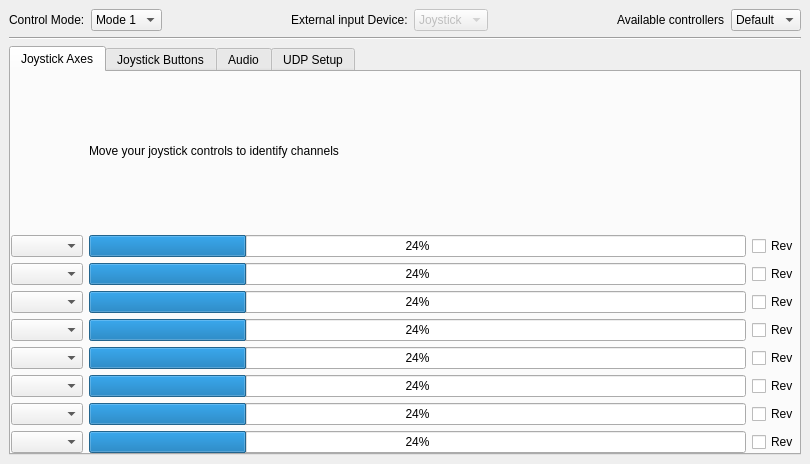
<?xml version="1.0" encoding="UTF-8"?>
<ui version="4.0">
 <class>GCSControlGadgetOptionsPage</class>
 <widget class="QWidget" name="GCSControlGadgetOptionsPage">
  <property name="geometry">
   <rect>
    <x>0</x>
    <y>0</y>
    <width>810</width>
    <height>464</height>
   </rect>
  </property>
  <property name="sizePolicy">
   <sizepolicy hsizetype="Expanding" vsizetype="Expanding">
    <horstretch>0</horstretch>
    <verstretch>0</verstretch>
   </sizepolicy>
  </property>
  <property name="windowTitle">
   <string>Form</string>
  </property>
  <layout class="QVBoxLayout" name="verticalLayout_6">
   <property name="margin">
    <number>0</number>
   </property>
   <item>
    <widget class="QScrollArea" name="scrollArea">
     <property name="frameShape">
      <enum>QFrame::NoFrame</enum>
     </property>
     <property name="frameShadow">
      <enum>QFrame::Plain</enum>
     </property>
     <property name="widgetResizable">
      <bool>true</bool>
     </property>
     <widget class="QWidget" name="scrollAreaWidgetContents_2">
      <property name="geometry">
       <rect>
        <x>0</x>
        <y>0</y>
        <width>810</width>
        <height>464</height>
       </rect>
      </property>
      <layout class="QVBoxLayout" name="verticalLayout">
       <property name="margin">
        <number>0</number>
       </property>
       <item>
        <widget class="QWidget" name="widget" native="true">
         <layout class="QVBoxLayout" name="verticalLayout_4">
          <item>
           <layout class="QHBoxLayout" name="horizontalLayout">
            <item>
             <widget class="QLabel" name="label">
              <property name="text">
               <string>Control Mode:</string>
              </property>
             </widget>
            </item>
            <item>
             <widget class="QComboBox" name="controlsMode">
              <item>
               <property name="text">
                <string>Mode 1</string>
               </property>
              </item>
              <item>
               <property name="text">
                <string>Mode 2</string>
               </property>
              </item>
              <item>
               <property name="text">
                <string>Mode 3</string>
               </property>
              </item>
              <item>
               <property name="text">
                <string>Mode 4</string>
               </property>
              </item>
             </widget>
            </item>
            <item>
             <spacer name="horizontalSpacer">
              <property name="orientation">
               <enum>Qt::Horizontal</enum>
              </property>
              <property name="sizeHint" stdset="0">
               <size>
                <width>40</width>
                <height>20</height>
               </size>
              </property>
             </spacer>
            </item>
            <item>
             <widget class="QLabel" name="label_2">
              <property name="text">
               <string>External input Device:</string>
              </property>
             </widget>
            </item>
            <item>
             <widget class="QComboBox" name="comboBox">
              <property name="enabled">
               <bool>false</bool>
              </property>
              <property name="toolTip">
               <string>Only joystick is implemented at this stage, so this control is disabled.</string>
              </property>
              <item>
               <property name="text">
                <string>Joystick</string>
               </property>
              </item>
              <item>
               <property name="text">
                <string>Audio</string>
               </property>
              </item>
             </widget>
            </item>
            <item>
             <spacer name="horizontalSpacer_2">
              <property name="orientation">
               <enum>Qt::Horizontal</enum>
              </property>
              <property name="sizeHint" stdset="0">
               <size>
                <width>40</width>
                <height>20</height>
               </size>
              </property>
             </spacer>
            </item>
            <item>
             <widget class="QLabel" name="label_5">
              <property name="text">
               <string>Available controllers</string>
              </property>
             </widget>
            </item>
            <item>
             <widget class="QComboBox" name="AvailableControllerList">
              <property name="enabled">
               <bool>true</bool>
              </property>
              <item>
               <property name="text">
                <string>Default</string>
               </property>
              </item>
             </widget>
            </item>
           </layout>
          </item>
          <item>
           <widget class="Line" name="line">
            <property name="orientation">
             <enum>Qt::Horizontal</enum>
            </property>
           </widget>
          </item>
          <item>
           <widget class="QTabWidget" name="UDPSetup">
            <property name="currentIndex">
             <number>0</number>
            </property>
            <widget class="QWidget" name="tabWidgetPage2">
             <attribute name="title">
              <string>Joystick Axes</string>
             </attribute>
             <layout class="QVBoxLayout" name="verticalLayout_3" stretch="1">
              <property name="margin">
               <number>0</number>
              </property>
              <item>
               <layout class="QGridLayout" name="gridLayout_2">
                <item row="2" column="0">
                 <widget class="QComboBox" name="channel0"/>
                </item>
                <item row="2" column="2">
                 <widget class="QCheckBox" name="revCheckBox_1">
                  <property name="text">
                   <string>Rev</string>
                  </property>
                 </widget>
                </item>
                <item row="3" column="2">
                 <widget class="QCheckBox" name="revCheckBox_2">
                  <property name="text">
                   <string>Rev</string>
                  </property>
                 </widget>
                </item>
                <item row="3" column="0">
                 <widget class="QComboBox" name="channel1"/>
                </item>
                <item row="4" column="0">
                 <widget class="QComboBox" name="channel2"/>
                </item>
                <item row="5" column="0">
                 <widget class="QComboBox" name="channel3"/>
                </item>
                <item row="6" column="0">
                 <widget class="QComboBox" name="channel4"/>
                </item>
                <item row="7" column="0">
                 <widget class="QComboBox" name="channel5"/>
                </item>
                <item row="8" column="0">
                 <widget class="QComboBox" name="channel6"/>
                </item>
                <item row="9" column="0">
                 <widget class="QComboBox" name="channel7"/>
                </item>
                <item row="3" column="1">
                 <widget class="QProgressBar" name="joyCh1">
                  <property name="value">
                   <number>24</number>
                  </property>
                 </widget>
                </item>
                <item row="2" column="1">
                 <widget class="QProgressBar" name="joyCh0">
                  <property name="value">
                   <number>24</number>
                  </property>
                 </widget>
                </item>
                <item row="4" column="1">
                 <widget class="QProgressBar" name="joyCh2">
                  <property name="value">
                   <number>24</number>
                  </property>
                 </widget>
                </item>
                <item row="5" column="1">
                 <widget class="QProgressBar" name="joyCh3">
                  <property name="value">
                   <number>24</number>
                  </property>
                 </widget>
                </item>
                <item row="6" column="1">
                 <widget class="QProgressBar" name="joyCh4">
                  <property name="value">
                   <number>24</number>
                  </property>
                 </widget>
                </item>
                <item row="7" column="1">
                 <widget class="QProgressBar" name="joyCh5">
                  <property name="value">
                   <number>24</number>
                  </property>
                 </widget>
                </item>
                <item row="8" column="1">
                 <widget class="QProgressBar" name="joyCh6">
                  <property name="value">
                   <number>24</number>
                  </property>
                 </widget>
                </item>
                <item row="9" column="1">
                 <widget class="QProgressBar" name="joyCh7">
                  <property name="value">
                   <number>24</number>
                  </property>
                 </widget>
                </item>
                <item row="4" column="2">
                 <widget class="QCheckBox" name="revCheckBox_3">
                  <property name="text">
                   <string>Rev</string>
                  </property>
                 </widget>
                </item>
                <item row="5" column="2">
                 <widget class="QCheckBox" name="revCheckBox_4">
                  <property name="text">
                   <string>Rev</string>
                  </property>
                 </widget>
                </item>
                <item row="6" column="2">
                 <widget class="QCheckBox" name="revCheckBox_5">
                  <property name="text">
                   <string>Rev</string>
                  </property>
                 </widget>
                </item>
                <item row="7" column="2">
                 <widget class="QCheckBox" name="revCheckBox_6">
                  <property name="text">
                   <string>Rev</string>
                  </property>
                 </widget>
                </item>
                <item row="8" column="2">
                 <widget class="QCheckBox" name="revCheckBox_7">
                  <property name="text">
                   <string>Rev</string>
                  </property>
                 </widget>
                </item>
                <item row="9" column="2">
                 <widget class="QCheckBox" name="revCheckBox_8">
                  <property name="text">
                   <string>Rev</string>
                  </property>
                 </widget>
                </item>
                <item row="1" column="1">
                 <widget class="QLabel" name="label_3">
                  <property name="text">
                   <string>Move your joystick controls to identify channels</string>
                  </property>
                 </widget>
                </item>
               </layout>
              </item>
             </layout>
            </widget>
            <widget class="QWidget" name="tab">
             <attribute name="title">
              <string>Joystick Buttons</string>
             </attribute>
             <layout class="QVBoxLayout" name="verticalLayout_2">
              <property name="spacing">
               <number>2</number>
              </property>
              <property name="margin">
               <number>3</number>
              </property>
              <item>
               <widget class="QLabel" name="label_4">
                <property name="sizePolicy">
                 <sizepolicy hsizetype="Preferred" vsizetype="Fixed">
                  <horstretch>0</horstretch>
                  <verstretch>0</verstretch>
                 </sizepolicy>
                </property>
                <property name="text">
                 <string>Press buttons on controller to identify mappings</string>
                </property>
                <property name="alignment">
                 <set>Qt::AlignCenter</set>
                </property>
               </widget>
              </item>
              <item>
               <layout class="QGridLayout" name="gridLayout_3">
                <property name="horizontalSpacing">
                 <number>6</number>
                </property>
                <property name="verticalSpacing">
                 <number>4</number>
                </property>
                <item row="0" column="5">
                 <widget class="QDoubleSpinBox" name="buttonAmount0">
                  <property name="sizePolicy">
                   <sizepolicy hsizetype="Preferred" vsizetype="Fixed">
                    <horstretch>0</horstretch>
                    <verstretch>0</verstretch>
                   </sizepolicy>
                  </property>
                  <property name="decimals">
                   <number>2</number>
                  </property>
                  <property name="minimum">
                   <double>0.000000000000000</double>
                  </property>
                  <property name="maximum">
                   <double>1.000000000000000</double>
                  </property>
                  <property name="singleStep">
                   <double>0.100000000000000</double>
                  </property>
                  <property name="value">
                   <double>0.100000000000000</double>
                  </property>
                 </widget>
                </item>
                <item row="1" column="5">
                 <widget class="QDoubleSpinBox" name="buttonAmount1">
                  <property name="sizePolicy">
                   <sizepolicy hsizetype="Preferred" vsizetype="Fixed">
                    <horstretch>0</horstretch>
                    <verstretch>0</verstretch>
                   </sizepolicy>
                  </property>
                  <property name="decimals">
                   <number>2</number>
                  </property>
                  <property name="minimum">
                   <double>0.000000000000000</double>
                  </property>
                  <property name="maximum">
                   <double>1.000000000000000</double>
                  </property>
                  <property name="singleStep">
                   <double>0.100000000000000</double>
                  </property>
                  <property name="value">
                   <double>0.100000000000000</double>
                  </property>
                 </widget>
                </item>
                <item row="2" column="5">
                 <widget class="QDoubleSpinBox" name="buttonAmount2">
                  <property name="sizePolicy">
                   <sizepolicy hsizetype="Preferred" vsizetype="Fixed">
                    <horstretch>0</horstretch>
                    <verstretch>0</verstretch>
                   </sizepolicy>
                  </property>
                  <property name="decimals">
                   <number>2</number>
                  </property>
                  <property name="minimum">
                   <double>0.000000000000000</double>
                  </property>
                  <property name="maximum">
                   <double>1.000000000000000</double>
                  </property>
                  <property name="singleStep">
                   <double>0.100000000000000</double>
                  </property>
                  <property name="value">
                   <double>0.100000000000000</double>
                  </property>
                 </widget>
                </item>
                <item row="3" column="5">
                 <widget class="QDoubleSpinBox" name="buttonAmount3">
                  <property name="sizePolicy">
                   <sizepolicy hsizetype="Preferred" vsizetype="Fixed">
                    <horstretch>0</horstretch>
                    <verstretch>0</verstretch>
                   </sizepolicy>
                  </property>
                  <property name="decimals">
                   <number>2</number>
                  </property>
                  <property name="minimum">
                   <double>0.000000000000000</double>
                  </property>
                  <property name="maximum">
                   <double>1.000000000000000</double>
                  </property>
                  <property name="singleStep">
                   <double>0.100000000000000</double>
                  </property>
                  <property name="value">
                   <double>0.100000000000000</double>
                  </property>
                 </widget>
                </item>
                <item row="4" column="5">
                 <widget class="QDoubleSpinBox" name="buttonAmount4">
                  <property name="sizePolicy">
                   <sizepolicy hsizetype="Preferred" vsizetype="Fixed">
                    <horstretch>0</horstretch>
                    <verstretch>0</verstretch>
                   </sizepolicy>
                  </property>
                  <property name="decimals">
                   <number>2</number>
                  </property>
                  <property name="minimum">
                   <double>0.000000000000000</double>
                  </property>
                  <property name="maximum">
                   <double>1.000000000000000</double>
                  </property>
                  <property name="singleStep">
                   <double>0.100000000000000</double>
                  </property>
                  <property name="value">
                   <double>0.100000000000000</double>
                  </property>
                 </widget>
                </item>
                <item row="5" column="5">
                 <widget class="QDoubleSpinBox" name="buttonAmount5">
                  <property name="sizePolicy">
                   <sizepolicy hsizetype="Preferred" vsizetype="Fixed">
                    <horstretch>0</horstretch>
                    <verstretch>0</verstretch>
                   </sizepolicy>
                  </property>
                  <property name="decimals">
                   <number>2</number>
                  </property>
                  <property name="minimum">
                   <double>0.000000000000000</double>
                  </property>
                  <property name="maximum">
                   <double>1.000000000000000</double>
                  </property>
                  <property name="singleStep">
                   <double>0.100000000000000</double>
                  </property>
                  <property name="value">
                   <double>0.100000000000000</double>
                  </property>
                 </widget>
                </item>
                <item row="6" column="5">
                 <widget class="QDoubleSpinBox" name="buttonAmount6">
                  <property name="sizePolicy">
                   <sizepolicy hsizetype="Preferred" vsizetype="Fixed">
                    <horstretch>0</horstretch>
                    <verstretch>0</verstretch>
                   </sizepolicy>
                  </property>
                  <property name="decimals">
                   <number>2</number>
                  </property>
                  <property name="minimum">
                   <double>0.000000000000000</double>
                  </property>
                  <property name="maximum">
                   <double>1.000000000000000</double>
                  </property>
                  <property name="singleStep">
                   <double>0.100000000000000</double>
                  </property>
                  <property name="value">
                   <double>0.100000000000000</double>
                  </property>
                 </widget>
                </item>
                <item row="7" column="5">
                 <widget class="QDoubleSpinBox" name="buttonAmount7">
                  <property name="sizePolicy">
                   <sizepolicy hsizetype="Preferred" vsizetype="Fixed">
                    <horstretch>0</horstretch>
                    <verstretch>0</verstretch>
                   </sizepolicy>
                  </property>
                  <property name="decimals">
                   <number>2</number>
                  </property>
                  <property name="minimum">
                   <double>0.000000000000000</double>
                  </property>
                  <property name="maximum">
                   <double>1.000000000000000</double>
                  </property>
                  <property name="singleStep">
                   <double>0.100000000000000</double>
                  </property>
                  <property name="value">
                   <double>0.100000000000000</double>
                  </property>
                 </widget>
                </item>
                <item row="0" column="1">
                 <widget class="QCheckBox" name="buttonInput0">
                  <property name="sizePolicy">
                   <sizepolicy hsizetype="Maximum" vsizetype="Fixed">
                    <horstretch>0</horstretch>
                    <verstretch>0</verstretch>
                   </sizepolicy>
                  </property>
                  <property name="text">
                   <string>button 1</string>
                  </property>
                  <property name="checkable">
                   <bool>true</bool>
                  </property>
                 </widget>
                </item>
                <item row="1" column="1">
                 <widget class="QCheckBox" name="buttonInput1">
                  <property name="sizePolicy">
                   <sizepolicy hsizetype="Maximum" vsizetype="Fixed">
                    <horstretch>0</horstretch>
                    <verstretch>0</verstretch>
                   </sizepolicy>
                  </property>
                  <property name="text">
                   <string>button 2</string>
                  </property>
                  <property name="checkable">
                   <bool>true</bool>
                  </property>
                 </widget>
                </item>
                <item row="7" column="1">
                 <widget class="QCheckBox" name="buttonInput7">
                  <property name="sizePolicy">
                   <sizepolicy hsizetype="Maximum" vsizetype="Fixed">
                    <horstretch>0</horstretch>
                    <verstretch>0</verstretch>
                   </sizepolicy>
                  </property>
                  <property name="text">
                   <string>button 8</string>
                  </property>
                  <property name="checkable">
                   <bool>true</bool>
                  </property>
                 </widget>
                </item>
                <item row="6" column="1">
                 <widget class="QCheckBox" name="buttonInput6">
                  <property name="sizePolicy">
                   <sizepolicy hsizetype="Maximum" vsizetype="Fixed">
                    <horstretch>0</horstretch>
                    <verstretch>0</verstretch>
                   </sizepolicy>
                  </property>
                  <property name="text">
                   <string>button 7</string>
                  </property>
                  <property name="checkable">
                   <bool>true</bool>
                  </property>
                 </widget>
                </item>
                <item row="5" column="1">
                 <widget class="QCheckBox" name="buttonInput5">
                  <property name="sizePolicy">
                   <sizepolicy hsizetype="Maximum" vsizetype="Fixed">
                    <horstretch>0</horstretch>
                    <verstretch>0</verstretch>
                   </sizepolicy>
                  </property>
                  <property name="text">
                   <string>button 6</string>
                  </property>
                  <property name="checkable">
                   <bool>true</bool>
                  </property>
                 </widget>
                </item>
                <item row="4" column="1">
                 <widget class="QCheckBox" name="buttonInput4">
                  <property name="sizePolicy">
                   <sizepolicy hsizetype="Maximum" vsizetype="Fixed">
                    <horstretch>0</horstretch>
                    <verstretch>0</verstretch>
                   </sizepolicy>
                  </property>
                  <property name="text">
                   <string>button 5</string>
                  </property>
                  <property name="checkable">
                   <bool>true</bool>
                  </property>
                 </widget>
                </item>
                <item row="3" column="1">
                 <widget class="QCheckBox" name="buttonInput3">
                  <property name="sizePolicy">
                   <sizepolicy hsizetype="Maximum" vsizetype="Fixed">
                    <horstretch>0</horstretch>
                    <verstretch>0</verstretch>
                   </sizepolicy>
                  </property>
                  <property name="text">
                   <string>button 4</string>
                  </property>
                  <property name="checkable">
                   <bool>true</bool>
                  </property>
                 </widget>
                </item>
                <item row="2" column="1">
                 <widget class="QCheckBox" name="buttonInput2">
                  <property name="sizePolicy">
                   <sizepolicy hsizetype="Maximum" vsizetype="Fixed">
                    <horstretch>0</horstretch>
                    <verstretch>0</verstretch>
                   </sizepolicy>
                  </property>
                  <property name="text">
                   <string>button 3</string>
                  </property>
                  <property name="checkable">
                   <bool>true</bool>
                  </property>
                 </widget>
                </item>
                <item row="0" column="3">
                 <widget class="QComboBox" name="buttonFunction0">
                  <property name="sizePolicy">
                   <sizepolicy hsizetype="Preferred" vsizetype="Fixed">
                    <horstretch>0</horstretch>
                    <verstretch>0</verstretch>
                   </sizepolicy>
                  </property>
                 </widget>
                </item>
                <item row="1" column="3">
                 <widget class="QComboBox" name="buttonFunction1">
                  <property name="sizePolicy">
                   <sizepolicy hsizetype="Preferred" vsizetype="Fixed">
                    <horstretch>0</horstretch>
                    <verstretch>0</verstretch>
                   </sizepolicy>
                  </property>
                 </widget>
                </item>
                <item row="2" column="3">
                 <widget class="QComboBox" name="buttonFunction2">
                  <property name="sizePolicy">
                   <sizepolicy hsizetype="Preferred" vsizetype="Fixed">
                    <horstretch>0</horstretch>
                    <verstretch>0</verstretch>
                   </sizepolicy>
                  </property>
                 </widget>
                </item>
                <item row="3" column="3">
                 <widget class="QComboBox" name="buttonFunction3">
                  <property name="sizePolicy">
                   <sizepolicy hsizetype="Preferred" vsizetype="Fixed">
                    <horstretch>0</horstretch>
                    <verstretch>0</verstretch>
                   </sizepolicy>
                  </property>
                 </widget>
                </item>
                <item row="3" column="2">
                 <widget class="QComboBox" name="buttonAction3">
                  <property name="sizePolicy">
                   <sizepolicy hsizetype="Preferred" vsizetype="Fixed">
                    <horstretch>0</horstretch>
                    <verstretch>0</verstretch>
                   </sizepolicy>
                  </property>
                 </widget>
                </item>
                <item row="2" column="2">
                 <widget class="QComboBox" name="buttonAction2">
                  <property name="sizePolicy">
                   <sizepolicy hsizetype="Preferred" vsizetype="Fixed">
                    <horstretch>0</horstretch>
                    <verstretch>0</verstretch>
                   </sizepolicy>
                  </property>
                 </widget>
                </item>
                <item row="1" column="2">
                 <widget class="QComboBox" name="buttonAction1">
                  <property name="sizePolicy">
                   <sizepolicy hsizetype="Preferred" vsizetype="Fixed">
                    <horstretch>0</horstretch>
                    <verstretch>0</verstretch>
                   </sizepolicy>
                  </property>
                 </widget>
                </item>
                <item row="0" column="2">
                 <widget class="QComboBox" name="buttonAction0">
                  <property name="sizePolicy">
                   <sizepolicy hsizetype="Preferred" vsizetype="Fixed">
                    <horstretch>0</horstretch>
                    <verstretch>0</verstretch>
                   </sizepolicy>
                  </property>
                 </widget>
                </item>
                <item row="4" column="2">
                 <widget class="QComboBox" name="buttonAction4">
                  <property name="sizePolicy">
                   <sizepolicy hsizetype="Preferred" vsizetype="Fixed">
                    <horstretch>0</horstretch>
                    <verstretch>0</verstretch>
                   </sizepolicy>
                  </property>
                 </widget>
                </item>
                <item row="5" column="2">
                 <widget class="QComboBox" name="buttonAction5">
                  <property name="sizePolicy">
                   <sizepolicy hsizetype="Preferred" vsizetype="Fixed">
                    <horstretch>0</horstretch>
                    <verstretch>0</verstretch>
                   </sizepolicy>
                  </property>
                 </widget>
                </item>
                <item row="6" column="2">
                 <widget class="QComboBox" name="buttonAction6">
                  <property name="sizePolicy">
                   <sizepolicy hsizetype="Preferred" vsizetype="Fixed">
                    <horstretch>0</horstretch>
                    <verstretch>0</verstretch>
                   </sizepolicy>
                  </property>
                 </widget>
                </item>
                <item row="7" column="2">
                 <widget class="QComboBox" name="buttonAction7">
                  <property name="sizePolicy">
                   <sizepolicy hsizetype="Preferred" vsizetype="Fixed">
                    <horstretch>0</horstretch>
                    <verstretch>0</verstretch>
                   </sizepolicy>
                  </property>
                 </widget>
                </item>
                <item row="4" column="3">
                 <widget class="QComboBox" name="buttonFunction4">
                  <property name="sizePolicy">
                   <sizepolicy hsizetype="Preferred" vsizetype="Fixed">
                    <horstretch>0</horstretch>
                    <verstretch>0</verstretch>
                   </sizepolicy>
                  </property>
                 </widget>
                </item>
                <item row="5" column="3">
                 <widget class="QComboBox" name="buttonFunction5">
                  <property name="sizePolicy">
                   <sizepolicy hsizetype="Preferred" vsizetype="Fixed">
                    <horstretch>0</horstretch>
                    <verstretch>0</verstretch>
                   </sizepolicy>
                  </property>
                 </widget>
                </item>
                <item row="6" column="3">
                 <widget class="QComboBox" name="buttonFunction6">
                  <property name="sizePolicy">
                   <sizepolicy hsizetype="Preferred" vsizetype="Fixed">
                    <horstretch>0</horstretch>
                    <verstretch>0</verstretch>
                   </sizepolicy>
                  </property>
                 </widget>
                </item>
                <item row="7" column="4">
                 <widget class="QLabel" name="buttonLabel7">
                  <property name="minimumSize">
                   <size>
                    <width>15</width>
                    <height>0</height>
                   </size>
                  </property>
                  <property name="maximumSize">
                   <size>
                    <width>15</width>
                    <height>16777215</height>
                   </size>
                  </property>
                  <property name="text">
                   <string>by</string>
                  </property>
                 </widget>
                </item>
                <item row="7" column="3">
                 <widget class="QComboBox" name="buttonFunction7">
                  <property name="sizePolicy">
                   <sizepolicy hsizetype="Preferred" vsizetype="Fixed">
                    <horstretch>0</horstretch>
                    <verstretch>0</verstretch>
                   </sizepolicy>
                  </property>
                 </widget>
                </item>
                <item row="6" column="4">
                 <widget class="QLabel" name="buttonLabel6">
                  <property name="minimumSize">
                   <size>
                    <width>15</width>
                    <height>0</height>
                   </size>
                  </property>
                  <property name="maximumSize">
                   <size>
                    <width>15</width>
                    <height>16777215</height>
                   </size>
                  </property>
                  <property name="text">
                   <string>by</string>
                  </property>
                 </widget>
                </item>
                <item row="5" column="4">
                 <widget class="QLabel" name="buttonLabel5">
                  <property name="minimumSize">
                   <size>
                    <width>15</width>
                    <height>0</height>
                   </size>
                  </property>
                  <property name="maximumSize">
                   <size>
                    <width>15</width>
                    <height>16777215</height>
                   </size>
                  </property>
                  <property name="text">
                   <string>by</string>
                  </property>
                 </widget>
                </item>
                <item row="4" column="4">
                 <widget class="QLabel" name="buttonLabel4">
                  <property name="minimumSize">
                   <size>
                    <width>15</width>
                    <height>0</height>
                   </size>
                  </property>
                  <property name="maximumSize">
                   <size>
                    <width>15</width>
                    <height>16777215</height>
                   </size>
                  </property>
                  <property name="text">
                   <string>by</string>
                  </property>
                 </widget>
                </item>
                <item row="3" column="4">
                 <widget class="QLabel" name="buttonLabel3">
                  <property name="minimumSize">
                   <size>
                    <width>15</width>
                    <height>0</height>
                   </size>
                  </property>
                  <property name="maximumSize">
                   <size>
                    <width>15</width>
                    <height>16777215</height>
                   </size>
                  </property>
                  <property name="text">
                   <string>by</string>
                  </property>
                 </widget>
                </item>
                <item row="2" column="4">
                 <widget class="QLabel" name="buttonLabel2">
                  <property name="minimumSize">
                   <size>
                    <width>15</width>
                    <height>0</height>
                   </size>
                  </property>
                  <property name="maximumSize">
                   <size>
                    <width>15</width>
                    <height>16777215</height>
                   </size>
                  </property>
                  <property name="text">
                   <string>by</string>
                  </property>
                 </widget>
                </item>
                <item row="1" column="4">
                 <widget class="QLabel" name="buttonLabel1">
                  <property name="minimumSize">
                   <size>
                    <width>15</width>
                    <height>0</height>
                   </size>
                  </property>
                  <property name="maximumSize">
                   <size>
                    <width>15</width>
                    <height>16777215</height>
                   </size>
                  </property>
                  <property name="text">
                   <string>by</string>
                  </property>
                 </widget>
                </item>
                <item row="0" column="4">
                 <widget class="QLabel" name="buttonLabel0">
                  <property name="minimumSize">
                   <size>
                    <width>15</width>
                    <height>0</height>
                   </size>
                  </property>
                  <property name="maximumSize">
                   <size>
                    <width>15</width>
                    <height>16777215</height>
                   </size>
                  </property>
                  <property name="text">
                   <string>by</string>
                  </property>
                 </widget>
                </item>
               </layout>
              </item>
             </layout>
            </widget>
            <widget class="QWidget" name="tabWidgetPage3">
             <attribute name="title">
              <string>Audio</string>
             </attribute>
             <layout class="QVBoxLayout" name="verticalLayout_5">
              <property name="margin">
               <number>0</number>
              </property>
              <item>
               <widget class="QLabel" name="telemetryLabel">
                <property name="text">
                 <string>Audio: soundcard-based PPM decoding for trainer port. Not implemented yet.</string>
                </property>
               </widget>
              </item>
              <item>
               <spacer name="verticalSpacer">
                <property name="orientation">
                 <enum>Qt::Vertical</enum>
                </property>
                <property name="sizeHint" stdset="0">
                 <size>
                  <width>20</width>
                  <height>276</height>
                 </size>
                </property>
               </spacer>
              </item>
             </layout>
            </widget>
            <widget class="QWidget" name="UDPSetup_2">
             <attribute name="title">
              <string>UDP Setup</string>
             </attribute>
             <widget class="QGroupBox" name="groupBox">
              <property name="geometry">
               <rect>
                <x>20</x>
                <y>20</y>
                <width>301</width>
                <height>71</height>
               </rect>
              </property>
              <property name="title">
               <string>UDP Port Configuration</string>
              </property>
              <layout class="QHBoxLayout" name="horizontalLayout_2">
               <item>
                <widget class="QLabel" name="label_7">
                 <property name="text">
                  <string>Host:</string>
                 </property>
                </widget>
               </item>
               <item>
                <widget class="QLineEdit" name="udp_host">
                 <property name="maximumSize">
                  <size>
                   <width>120</width>
                   <height>16777215</height>
                  </size>
                 </property>
                 <property name="text">
                  <string>127.0.0.1</string>
                 </property>
                </widget>
               </item>
               <item>
                <widget class="QLabel" name="label_6">
                 <property name="text">
                  <string>Port:</string>
                 </property>
                </widget>
               </item>
               <item>
                <widget class="QLineEdit" name="udp_port">
                 <property name="maximumSize">
                  <size>
                   <width>50</width>
                   <height>16777215</height>
                  </size>
                 </property>
                 <property name="text">
                  <string>2323</string>
                 </property>
                </widget>
               </item>
              </layout>
             </widget>
            </widget>
           </widget>
          </item>
         </layout>
        </widget>
       </item>
      </layout>
     </widget>
    </widget>
   </item>
  </layout>
 </widget>
 <resources/>
 <connections/>
</ui>
